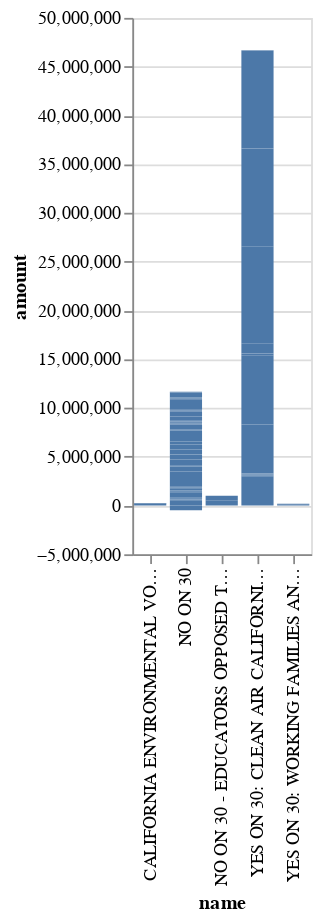

Source (notebook cell):
### Markdown cell above
Altair is throwing an error because we did not give it enough information to draw a chart. We need to specify the type of chart. Altair calls these marks, for a bar chart we want to use the `mark_bar` function. We also need to specify which fields will go on which axes using the `encode` function. Let's put the **amount** column on the Y-axis and the **name** column on the X-axis.

### Code cell
alt.Chart(contribs).mark_bar().encode(x='name',y='amount')

### Figure 1 — Vega-Lite specification as saved in the notebook (floating-point values rounded to 4 significant figures; data arrays with more than 128 entries replaced by an {"elided": "..."} marker saying what was removed)
{"config": {"view": {"continuousWidth": 400, "continuousHeight": 300}}, "data": {"name": "data-d17a4e5000736a12280153bd224e2812"}, "mark": "bar", "encoding": {"x": {"field": "name", "type": "nominal"}, "y": {"field": "amount", "type": "quantitative"}}, "$schema": "https://vega.github.io/schema/vega-lite/v4.17.0.json", "datasets": {"data-d17a4e5000736a12280153bd224e2812": {"elided": "152 records"}}}
